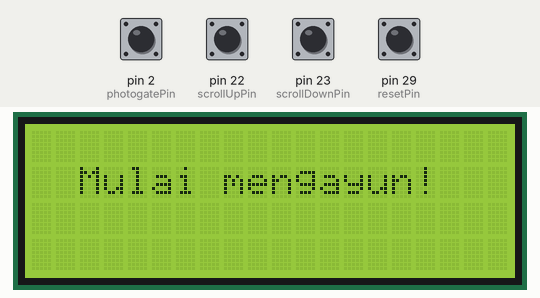
Simulated run of this sketch. Board: Arduino Mega 2560, built with avr-gcc and run on an emulated ATmega2560. Parts: 20×4 character LCD. The inputs (shaded band) are chosen by the test bench; at power-on: pin 2 (photogatePin), pin 22 (scrollUpPin), pin 23 (scrollDownPin), pin 29 (resetPin) HIGH.

Above: at 10.2 s.
10.3 s: pin 29 (resetPin) pulled LOW for 0.15 s
At 11.6 s:
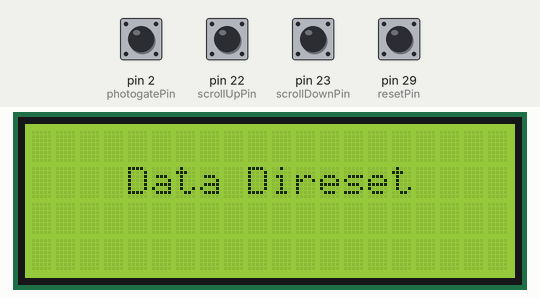
13.4 s: pin 2 (photogatePin) driven LOW
At 14.5 s:
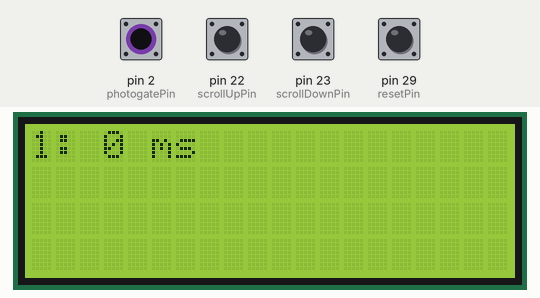
15.3 s: pin 29 (resetPin) pulled LOW for 1 s
At 16.5 s:
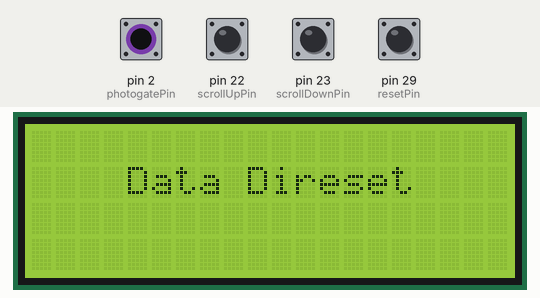
19.3 s: pin 2 (photogatePin) pulsed HIGH 5 times (0.12 s each, 0.3 s apart)
At 21.2 s:
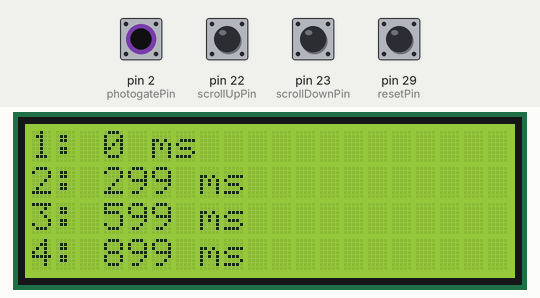
22.3 s: pin 23 (scrollDownPin) pulled LOW for 0.15 s
At 23.2 s:
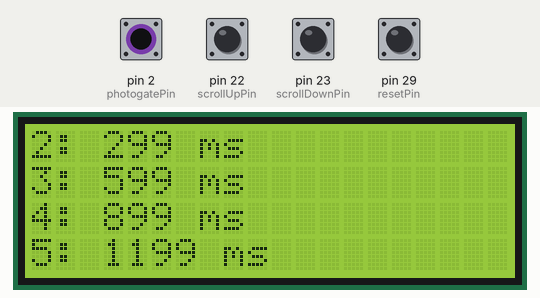
Timing chart, 0 to 24.9 s (numbered marks = the images above; inputs shaded):
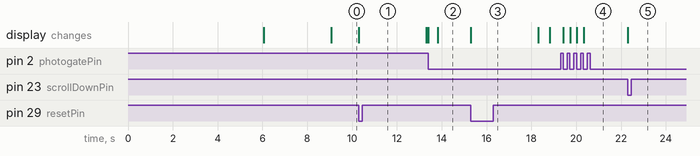

The sketch:

Bandul_Matematis.ino
```cpp
#include <LiquidCrystal.h>
#include <PinChangeInterrupt.h>

// LCD pin: RS, E, D4, D5, D6, D7
LiquidCrystal lcd(A7, A6, A3, A2, A1, A0);

// Pin pengatur
const byte photogatePin = 2;  // Gunakan pin interrupt INT4 (Arduino Mega)
const int scrollUpPin = 22;
const int scrollDownPin = 23;
const int resetPin = 29;      // Tombol reset

// Variabel pencatatan waktu
volatile unsigned long times[50];  // Menyimpan waktu relatif dalam ms
volatile unsigned long startTime = 0;
volatile int timeIndex = 0;
volatile bool newData = false;

int scrollIndex = 0;
bool waitingToStart = true;   // Tambahkan flag awal

void setup() {
  lcd.begin(20, 4);
  lcd.setCursor(8,1);
  lcd.print("Bandul");
  lcd.setCursor(6,2);
  lcd.print("Matematis");
  delay(6000);
  lcd.clear();
  lcd.setCursor(4,1);
  lcd.print("System Ready");
  delay(3000);
  lcd.clear();

  lcd.setCursor(2, 1);
  lcd.print("Mulai mengayun!");

  // Setup pin
  pinMode(photogatePin, INPUT);
  attachInterrupt(digitalPinToInterrupt(photogatePin), recordTime, FALLING);

  pinMode(scrollUpPin, INPUT_PULLUP);
  pinMode(scrollDownPin, INPUT_PULLUP);
  pinMode(resetPin, INPUT_PULLUP);
}

void loop() {
  // Tampilkan "Mulai mengayun" hanya jika belum mulai
  if (waitingToStart && timeIndex == 0) {
    lcd.setCursor(2, 1);
    lcd.print("Mulai mengayun!");
  }

  if (newData) {
    newData = false;
    displayTimes();
  }

  // Scroll UP
  if (digitalRead(scrollUpPin) == LOW) {
    if (scrollIndex > 0) {
      scrollIndex--;
      displayTimes();
    }
    delay(200); // Debounce
  }

  // Scroll DOWN
  if (digitalRead(scrollDownPin) == LOW) {
    if (scrollIndex < timeIndex - 4) {
      scrollIndex++;
      displayTimes();
    }
    delay(200); // Debounce
  }

  // Reset data kapan saja jika tombol ditekan
  if (digitalRead(resetPin) == LOW) {
    resetSystem();
    delay(500);  // Debounce panjang untuk tombol reset
  }
}

void recordTime() {
  unsigned long currentMillis = millis();

  if (timeIndex == 0) {
    startTime = currentMillis;
    waitingToStart = false;  // Hilangkan pesan "Mulai mengayun"
    lcd.clear();
  }

  if (timeIndex < 50) {
    times[timeIndex] = currentMillis - startTime;
    timeIndex++;
    newData = true;
  }
}

void displayTimes() {
  lcd.clear();
  for (int i = 0; i < 4; i++) {
    int idx = scrollIndex + i;
    if (idx < timeIndex) {
      lcd.setCursor(0, i);
      lcd.print(idx + 1);
      lcd.print(": ");
      lcd.print(times[idx]);
      lcd.print(" ms");
    }
  }
}

void resetSystem() {
  // Reset semua variabel pencatatan
  for (int i = 0; i < 50; i++) {
    times[i] = 0;
  }

  timeIndex = 0;
  scrollIndex = 0;
  startTime = 0;
  newData = true;
  waitingToStart = true;  // Kembalikan status ke awal

  lcd.clear();
  lcd.setCursor(4, 1);
  lcd.print("Data Direset");
  delay(3000);
  lcd.clear();

  // Tampilkan kembali pesan "Mulai mengayun"
  lcd.setCursor(2, 1);
  lcd.print("Mulai mengayun!");
}
```

Measured:
- after the input at 10.3 s, the display: changes at once (image 1)
- after the input at 15.3 s, the display: changes at once (image 3)
- after the input at 19.3 s, the display: first changes after 0.13 s (image 4 shows a later state)
- after the input at 22.3 s, the display: changes at once (image 5)
